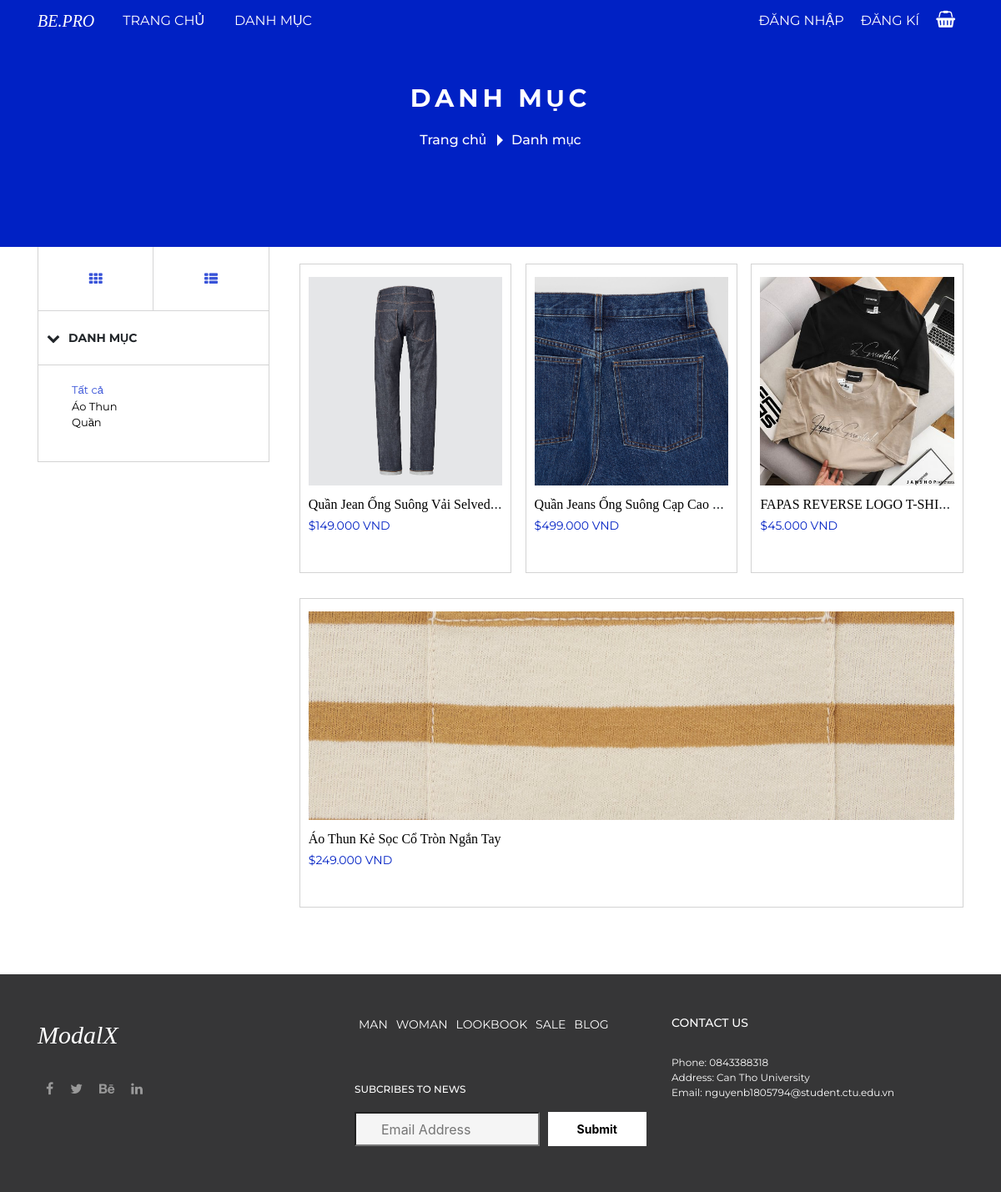
Page /index.php?action=catelog on the committed database.
### tables this page shows
CREATE TABLE `loaihanghoa` (
  `MaLoaiHang` char(10) NOT NULL,
  `TenLoaiHang` varchar(45) NOT NULL
);

CREATE TABLE `hanghoa` (
  `MSHH` char(10) NOT NULL,
  `TenHH` varchar(45) NOT NULL,
  `QuyCach` text NOT NULL,
  `Gia` int(11) NOT NULL,
  `SoLuongHang` int(11) NOT NULL,
  `MaLoaiHang` char(10) NOT NULL
);

CREATE TABLE `hinhhanghoa` (
  `mahinh` char(25) NOT NULL,
  `tenhinh` varchar(45) NOT NULL,
  `MSHH` char(10) NOT NULL
);

### includes/catelog.php (the view, shortened to what this page needs)
<div class="breadcum">
    <div class="breadcum-title">
        <h3>Danh mục</h3>
    </div>
    <div class="breadcum-content">
        <ul>
            <li><a href="index.php">Trang chủ</a></li>
            <li><a href="?action=catelog">Danh mục</a></li>
        </ul>
    </div>
</div>
<main>
    <section id="products">
        <div class="container">
            <div class="row">
                <div class="col-12">
                    <div class="products">
                        <div class="products-left">
                            <div class="category">
                                <div class="grid-menu d-flex">
                                    <div class="grid-menu_grid">
                                        <i class="fa fa-th"></i>
                                    </div>
                                    <div class="grid-menu_list">
                                        <i class="fa fa-th-list"></i>
                                    </div>
                                </div>
                                <div class="category_title tab-toggle">
                                    <div class="toggle-icon"><i class="fa fa-chevron-down"></i></div>
                                    <h6>Danh mục</h6>
                                </div>
                                <div class="category_list">
                                    <ul class="list-unstyled">
                                    <li><a <?=(!isset($_GET["id"]) || $_GET["id"]=="all" ? 'class="active" ' : '')?> href="index.php?action=catelog">Tất cả</a></li>
                                        <?php
                                        $sql = "SELECT * FROM LOAIHANGHOA";
                                        $result = mysqli_query($db, $sql);
                                        while ($row = mysqli_fetch_assoc($result)) {
                                            echo '<li><a '.($row["MaLoaiHang"]==$_GET["id"] ? 'class="active" ' : '').' href="index.php?action=catelog&id=' . $row["MaLoaiHang"] . '">' . $row["TenLoaiHang"] . '</a></li>';
                                        }
                                        ?>
                                    </ul>
                                </div>
                            </div>
                        </div>
                        <div class="products-right">
                            <div class="product-items d-flex">
                                <?php
                                if($_GET["id"]=="all"){
                                    $sql = "SELECT * FROM HANGHOA";
                                    $result = mysqli_query($db, $sql);
                                    while ($row = mysqli_fetch_assoc($result)) {
                                        $sql_image = "SELECT * FROM HINHHANGHOA WHERE MSHH='" . $row["MSHH"] . "'";
                                        $result_image = mysqli_query($db, $sql_image);
                                        $row_image = mysqli_fetch_assoc($result_image);
                                        echo ' <div class="product-item product-item-catelog grid">
                                            <div class="product-item_img">
                                                <a href="index.php?action=product&id=' . $row["MSHH"] . '"><img src="uploads/' . $row_image["mahinh"] . '" alt=""></a>
                                            </div>
                                            <form action="includes/process.php" method="GET" class="product-item_desc-form">
                                                <div class="product-item_desc">
                                                    <div class="product-item_desc-title"><a href="index.php?action=product&id=' . $row["MSHH"] . '">' . $row["TenHH"] . '</a></div>
                                                    <span class="product-item_desc-price_new">$' . number_format($row["Gia"], 0, '', '.') . ' VND</span>
                                                    <input type="hidden" value="addCart" name="action">
                                                    <input type="hidden" value="' . $row["MSHH"] . '" name="id">
                                                    <div class="product-item_desc-descreption">
                                                    </div>
                                                </div>
                                                <button type="submit" class="btn-add-to-cart"><i class="fa fa-shopping-cart"></i> Add to cart</button>
                                            </form>
                                        </div>';
                                    }
                            }
                                ?>
                            </div>
                        </div>
                    </div>
                </div>
            </div>
        </div>
    </section>
</main>

### css/style.css (style rules this page uses)
* { margin: 0; padding: 0; }
img { max-width: 100%; }
html { scroll-behavior: smooth; }
main { background: white; }
.product-item { border: 1px solid #d3d3d3; text-align: center; transition: 0.2s ease-in; flex-grow: 1; }
.product-item { padding: 15px 10px 45px 10px; position: relative; margin-bottom: 30px; min-height: 330px; }
.product-item_img { max-width: 100%; height: 250px; margin: auto; display: block; }
.product-item_img img { width: 100%; height: 100%; display: block; object-fit: cover; }
.product-item_img a { display: block; width: 100%; height: 100%; }
.product-item_desc { text-align: left; }
.product-item_desc-title { margin-top: 10px; overflow: hidden; text-overflow: ellipsis; white-space: nowrap; }
.product-item_desc-title a { font-family: 'Playfair Display', serif; color: black; }
.product-item_desc-price_old, .product-item_desc-price_new { font-family: 'Montserrat', sans-serif; font-size: 14px; }
.product-item_desc-price_new { color: #0021c4; }
.breadcum { text-align: center; padding-top: 100px; padding-bottom: 100px; background: #0021c4; }
.breadcum-title { color: white; }
.breadcum-title h3 { font-size: 30px; text-transform: uppercase; font-family: 'Montserrat', sans-serif; font-weight: bold; letter-spacing: 5px; }
.breadcum-content { margin-top: 20px; }
.breadcum-content ul { display: flex; justify-content: center; }
.breadcum-content ul li { list-style: none; }
.breadcum-content ul a { display: block; color: white; margin-right: 30px; position: relative; font-size: 16px; font-weight: 500; font-family: 'Montserrat', sans-serif; }
.breadcum-content ul a::after { content: ""; width: 0; height: 0; border-top: 7px solid transparent; border-bottom: 7px solid transparent; border-left: 7px solid white; position: absolute; right: -20px; top: 5px; }
.breadcum-content ul li:last-of-type a { margin-right: 0; }
.breadcum-content ul li:last-of-type a::after { display: none; }
.sort-by, .reset, .show, .grid-menu { border-bottom: 1px solid #d5d5d6; }
.grid-menu_grid, .grid-menu_list, .grid-menu_view-all { display: flex; justify-content: center; align-items: center; flex-grow: 1; cursor: pointer; padding: 30px 0px; }
.grid-menu_grid, .grid-menu_list { color: #3853d8; }
.grid-menu_list { border-left: 1px solid #d5d5d6; }
#products h6 { margin: auto 0px; font-size: 14px; font-family: 'Montserrat', sans-serif; font-weight: bold; text-transform: uppercase; }
.products { display: flex; flex-wrap: wrap; position: relative; }
.products-left { width: 25%; border-top: none; }
.category, .price-range, .color-clothes, .size-clothes { border-top: 1px solid #d3d3d3; border-right: 1px solid #d3d3d3; border-left: 1px solid #d3d3d3; }
.category { border-top: none; }
.category_title, .price-range_title, .color-clothes_title, .size-clothes_title { padding: 20px 10px; display: flex; border-bottom: 1px solid #d3d3d3; cursor: pointer; }
.toggle-icon { margin-right: 10px; transition: all 0.3s; }
.category_list { padding: 20px 10px 20px 40px; border-bottom: 1px solid #d3d3d3; }
.category_list a { color: black; display: flex; justify-content: space-between; font-family: 'Montserrat', sans-serif; font-size: 13px; }
.category_list a.active, .category_list a:hover { color: #3853d8; }
.products-right { width: 75%; padding: 20px 0px 20px 20px; }
.product-items { flex-wrap: wrap; }
.grid { width: 30%; animation: grid 0.6s linear; margin-left: 2%; }

### rows in the picture
loaihanghoa: TenLoaiHang "Áo Thun"
loaihanghoa: TenLoaiHang "Quần"
hanghoa: hinhhanghoa.mahinh (picture), TenHH "Quần Jean Ống Suông Vải Selvedge", Gia "149.000"
hanghoa: hinhhanghoa.mahinh (picture), TenHH "Quần Jeans Ống Suông Cạp Cao…", Gia "499.000"
hanghoa: hinhhanghoa.mahinh (picture), TenHH "FAPAS REVERSE LOGO T-SHIRT", Gia "45.000"
hanghoa: hinhhanghoa.mahinh (picture), TenHH "Áo Thun Kẻ Sọc Cổ Tròn Ngắn Tay", Gia "249.000"
